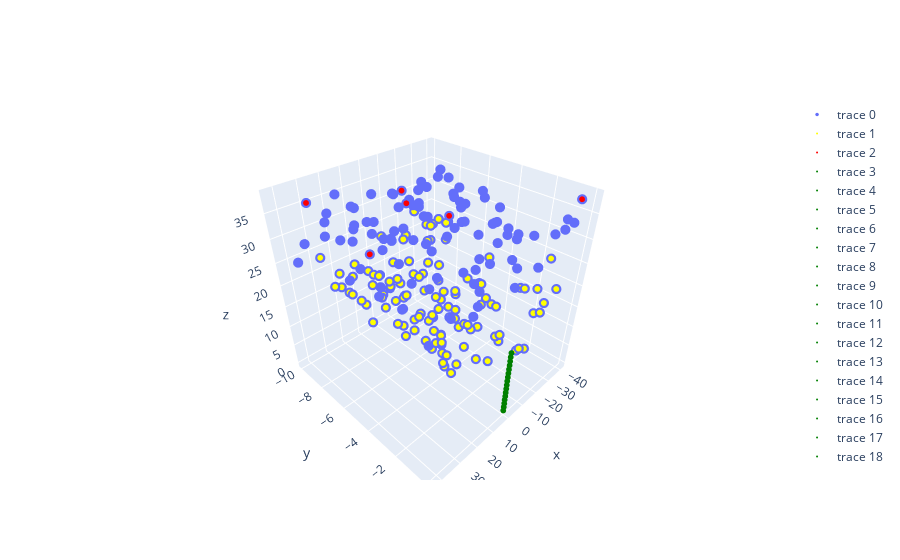

The notebook cell saved with this chart:
### Code cell
print('Number of triangulated points: ', len(triangulated_points['position']))

fig = go.Figure()

x_coords = [point[0] for point in triangulated_points['position']]  
y_coords = [point[1] for point in triangulated_points['position']]
z_coords = [point[2] for point in triangulated_points['position']]
fig.add_trace(go.Scatter3d(x=x_coords, y=y_coords, z=z_coords, mode='markers', marker=dict(size=3.5)))

first_triangulation = triangulations[0]
print('Number of points in first triangulation: ', len(first_triangulation['position']))
x_coords = [point[0] for point in first_triangulation['position']]
y_coords = [point[1] for point in first_triangulation['position']]
z_coords = [point[2] for point in first_triangulation['position']]
fig.add_trace(go.Scatter3d(x=x_coords, y=y_coords, z=z_coords, mode='markers', marker=dict(size=2, color='yellow')))

last_triangulation = triangulations[-1]
print('Number of points in last triangulation: ', len(last_triangulation['position']))
x_coords = [point[0] for point in last_triangulation['position']]
y_coords = [point[1] for point in last_triangulation['position']]
z_coords = [point[2] for point in last_triangulation['position']]
fig.add_trace(go.Scatter3d(x=x_coords, y=y_coords, z=z_coords, mode='markers', marker=dict(size=2, color='red')))

for pose in vo.get_trajectory():
    t = pose[:3, 3]
    fig.add_trace(go.Scatter3d(x=[t[0]], y=[t[1]], z=[t[2]], mode='markers', marker=dict(size=2, color='green')))
fig.show()

### Figure 1 — Plotly figure (JSON) as saved in the notebook; plotly's stock layout.template omitted (floating-point values rounded to 4 significant figures; data arrays with more than 128 entries replaced by an {"elided": "..."} marker saying what was removed)
{"data": [{"marker": {"size": 3.5}, "mode": "markers", "type": "scatter3d", "x": {"elided": "212 float values"}, "y": {"elided": "212 float values"}, "z": {"elided": "212 float values"}}, {"marker": {"color": "yellow", "size": 2}, "mode": "markers", "type": "scatter3d", "x": [14.56, 4.732, -33.28, -1.067, 23.89, -14.25, 18.63, -1.813, -9.714, -19.95, 20.15, 27.4, 5.653, 15.56, -27.72, -2.886, 31.5, 14.91, -22.36, -26.84, -4.481, -10.33, -6.102, 12.31, -10.93, -34.57, -8.774, -21.12, -10.73, 27.51, -31.56, -16.73, -5.616, -27.01, -2.601, -6.395, -16.97, -2.21, 10.49, -1.983, 9.006, -1.585, 10.92, 3.147, 4.984, 4.014, -34.69, 2.432, -15.05, 7.278, 3.512, -10.1, 16.96, -20.37, -7.019, -5.709, 32.13, -12.4, 5.838, -39.07, 30.41, 25.09, 0.3947, -30.94, 27.39, 11.42, 27.2, 4.45, 34.05, -35.62, 0.5364, 12.27, 35.96, 1.113, -17.27, 1.636, -20.7, 11.48, 19.66, -10.19, -11.59, 15.56, -2.418, 35.23, 4.689, 10.66, 9.743, -23.76, 25.29, 32.39, 3.542, 2.583, 31.55, -12.41, 6.637, 15.83, -6.692, -15.09, -1.21, -32.72, -13.08, 8.249, 13.93, -9.899, 20.7, -15.03, -13.84, 22.24, -3.384, -6.433, -6.826, -1.605, 1.767, -9.66, -8.189], "y": [-3.748, -3.739, -8.497, -9.415, -2.985, -0.3695, -7.681, -6.646, -5.54, -3.442, -6.171, -4.703, -4.609, -2.793, -9.849, -3.75, -3.324, -7.422, -0.7109, -0.5356, -6.493, -2.973, -7.946, -2.6, -6.695, -8.039, -4.087, -7.706, -9.011, -9.756, -0.3136, -7.803, -3.34, -8.392, -4.639, -4.124, -0.3462, -3.06, -0.3484, -8.004, -3.732, -0.8588, -6.725, -5.592, -8.433, -2.817, -9.137, -9.935, -2.636, -6.945, -6.54, -2.909, -2.908, -1.479, -5.433, -9.275, -4.987, -8.59, -1.432, -1.345, -7.554, -8.616, -2.585, -9.224, -6.533, -9.946, -7.519, -7.318, -1.957, -8.008, -9.0, -4.812, -7.02, -7.117, -0.04598, -0.9371, -6.973, -6.708, -1.918, -1.807, -1.693, -2.944, -5.266, -0.2621, -3.726, -4.283, -2.772, -6.835, -1.47, -2.724, -1.599, -4.092, -6.471, -3.258, -8.945, -3.17, -9.915, -0.8612, -2.535, -4.58, -0.7124, -4.051, -9.19, -6.539, -4.48, -8.743, -4.932, -1.224, -4.78, -4.181, -3.461, -4.091, -3.607, -8.503, -0.2266], "z": [12.96, 6.928, 23.75, 14.09, 22.68, 10.83, 14.29, 19.07, 13.06, 15.16, 24.18, 21.88, 13.48, 22.61, 24.7, 15.82, 22.47, 21.13, 16.51, 18.15, 8.681, 11.35, 24.28, 11.53, 24.96, 23.23, 9.188, 21.84, 10.48, 23.54, 20.69, 13.99, 6.509, 23.28, 4.838, 11.93, 23.97, 14.07, 15.39, 15.42, 21.7, 16.63, 18.81, 21.38, 11.34, 6.063, 21.45, 14.96, 16.47, 23.2, 15.3, 21.77, 17.93, 21.29, 18.64, 9.78, 19.26, 23.23, 11.61, 24.11, 21.43, 21.4, 15.56, 21.79, 19.69, 15.4, 19.55, 12.54, 24.92, 23.39, 9.955, 15.08, 23.79, 12.99, 19.34, 23.5, 16.85, 20.09, 12.89, 11.61, 10.28, 14.63, 10.83, 23.0, 21.88, 22.43, 19.37, 22.78, 21.08, 21.54, 23.03, 10.07, 22.17, 20.84, 14.0, 12.76, 22.01, 23.5, 14.16, 20.33, 9.855, 16.75, 20.28, 20.35, 16.57, 16.0, 14.66, 14.05, 7.027, 18.59, 22.71, 16.17, 15.55, 8.282, 12.98]}, {"marker": {"color": "red", "size": 2}, "mode": "markers", "type": "scatter3d", "x": [42.66, 10.17, 3.805, 2.755, -38.49, 34.51], "y": [-3.041, -5.403, -3.589, -6.705, -0.3267, -8.703], "z": [38.06, 37.73, 36.86, 37.42, 37.54, 37.32]}, {"marker": {"color": "green", "size": 2}, "mode": "markers", "type": "scatter3d", "x": [0], "y": [0], "z": [0]}, {"marker": {"color": "green", "size": 2}, "mode": "markers", "type": "scatter3d", "x": [0.0001551], "y": [0.0001596], "z": [1.0]}, {"marker": {"color": "green", "size": 2}, "mode": "markers", "type": "scatter3d", "x": [6.195e-05], "y": [0.001359], "z": [2.001]}, {"marker": {"color": "green", "size": 2}, "mode": "markers", "type": "scatter3d", "x": [0.0006246], "y": [-0.00246], "z": [2.999]}, {"marker": {"color": "green", "size": 2}, "mode": "markers", "type": "scatter3d", "x": [-0.001081], "y": [0.003494], "z": [4.003]}, {"marker": {"color": "green", "size": 2}, "mode": "markers", "type": "scatter3d", "x": [0.0005465], "y": [-0.002042], "z": [5.001]}, {"marker": {"color": "green", "size": 2}, "mode": "markers", "type": "scatter3d", "x": [0.0004262], "y": [0.001746], "z": [6.002]}, {"marker": {"color": "green", "size": 2}, "mode": "markers", "type": "scatter3d", "x": [0.0006156], "y": [0.002331], "z": [7.001]}, {"marker": {"color": "green", "size": 2}, "mode": "markers", "type": "scatter3d", "x": [0.002832], "y": [-0.000453], "z": [7.997]}, {"marker": {"color": "green", "size": 2}, "mode": "markers", "type": "scatter3d", "x": [0.002204], "y": [0.004296], "z": [8.998]}, {"marker": {"color": "green", "size": 2}, "mode": "markers", "type": "scatter3d", "x": [0.00307], "y": [0.003897], "z": [9.997]}, {"marker": {"color": "green", "size": 2}, "mode": "markers", "type": "scatter3d", "x": [0.003901], "y": [0.007048], "z": [11.0]}, {"marker": {"color": "green", "size": 2}, "mode": "markers", "type": "scatter3d", "x": [0.005501], "y": [0.01151], "z": [12.0]}, {"marker": {"color": "green", "size": 2}, "mode": "markers", "type": "scatter3d", "x": [0.005466], "y": [0.01106], "z": [13.0]}, {"marker": {"color": "green", "size": 2}, "mode": "markers", "type": "scatter3d", "x": [0.01566], "y": [0.01262], "z": [14.0]}, {"marker": {"color": "green", "size": 2}, "mode": "markers", "type": "scatter3d", "x": [0.03428], "y": [0.02274], "z": [15.01]}], "layout": {}}
